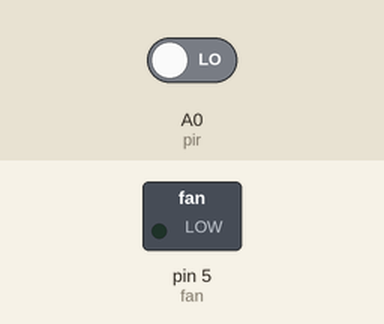
This sketch was run on a simulated Arduino Uno, built with avr-gcc and run on an emulated ATmega328P. Shown: switched loads named in the sketch (green lamp = pin HIGH). The test bench sets the inputs (shaded band); at power-on: A0 (pir) LOW.

Above: at 1.2 s.
1.3 s: A0 (pir) driven HIGH
At 1.7 s:
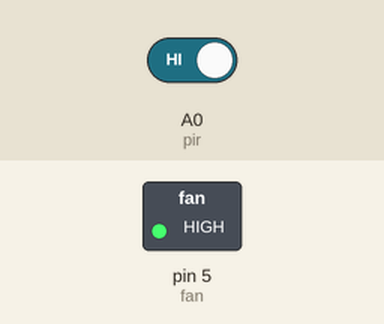
4.3 s: A0 (pir) driven LOW
At 5.6 s:
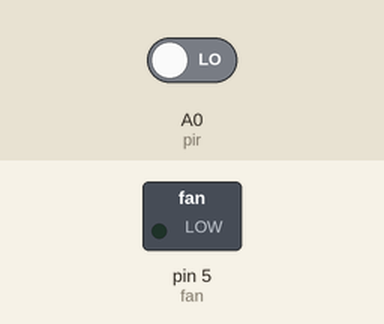
Timing chart, 0 to 7.3 s (numbered marks = the images above; inputs shaded):
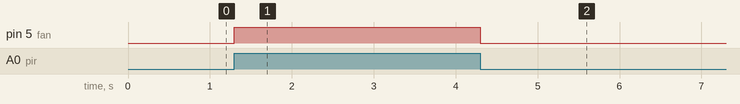

Measured:
- after the input at 1.3 s, pin 5 (fan): LOW → HIGH at once
- after the input at 4.3 s, pin 5 (fan): HIGH → LOW at once

The sketch:

PIR_and_fan.ino
```cpp
int pir = A0;
int fan = 5;

void setup() {
  pinMode(pir, INPUT);
  pinMode(fan, OUTPUT);

}

void loop() {
  int read = digitalRead(pir);

  if(read == 1){
    digitalWrite(fan, 1);
    delay(500);
    digitalWrite(fan, 0);
  }

}
```
